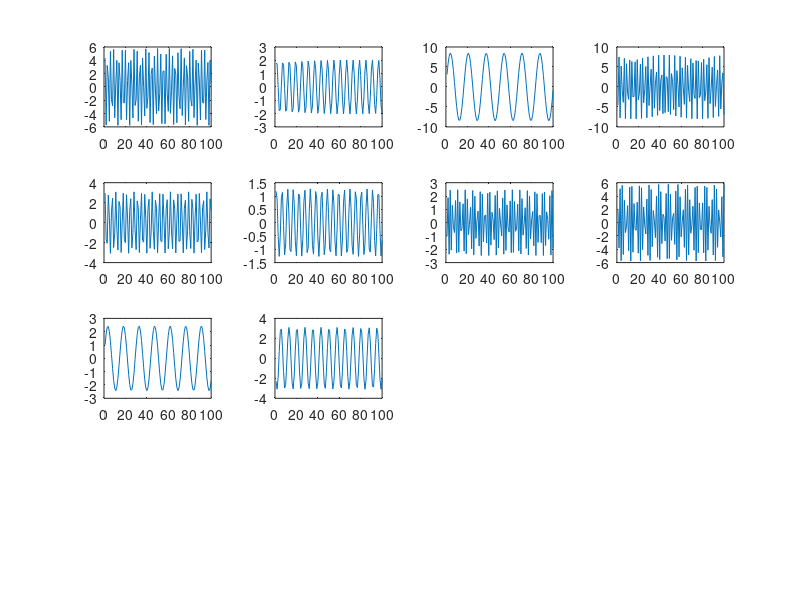
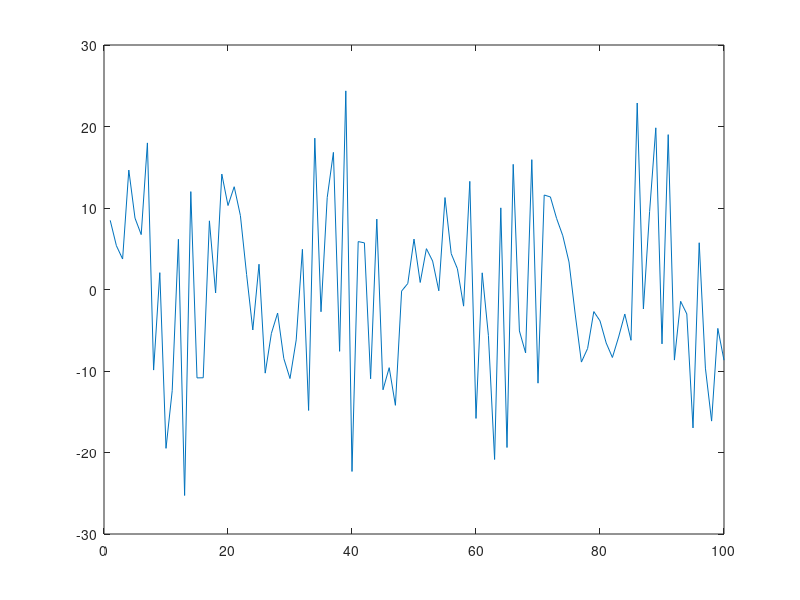

Recreate these plots in MATLAB, in order. (Note: this script raises an error after producing the figures.)
clc, clearvars

sum = zeros(1,100);
n = 10;

angularFrequency =  rand(1,n)*10;
phaseShift = rand(1,n)*5;
phaseShift = zeros(1,n);
amplitude = rand(1,n)*10;

perfectSquare = 1;
while 1 
   
    if (perfectSquare+1)^2 > n
        perfectSquare = perfectSquare+1;
        break
    end
     perfectSquare = perfectSquare+1;
    
    
end
disp(perfectSquare);

figure;

for i=1:n
    x = linspace(1,100);
    y = amplitude(i) * sin(angularFrequency(i) * x + phaseShift(i));
    subplot(perfectSquare,perfectSquare,i);
    plot(x,y);
    sum(1,:) = sum(1,:) + y;
end

figure;
x = linspace(1,100);
plot(x,sum);


reduced = zeros(n,n+1);
reduced(:,1)=1;
reduced(:,n+1) = amplitude;

for i=1:n
    for j=2:n
        if(mod(j,2)==0)
            reduced(i,j) = cos((j/2) * angularFrequency(i));
        else
            reduced(i,j) = sin((j-1)/2 * angularFrequency(i));
        end
    end
end

R = rref(reduced);

constants = R(:,n+1)';

temp = linspace(min(angularFrequency),max(angularFrequency),1000);
y = approx(constants, n, temp);
figure;
plot(temp,y);
hold("on");
plot(angularFrequency,amplitude, '.')




function r = approx(constants, n, space)
    r = zeros(1,length(space)) + constants(1);
    for i=1:n
        if(mod(i,2) == 0)
           r = r + (constants(i) .* cos(i/2 .* space));
        else
           r = r + (constants(i) .* sin((i-1)/2 .* space));
        end
    end
end
